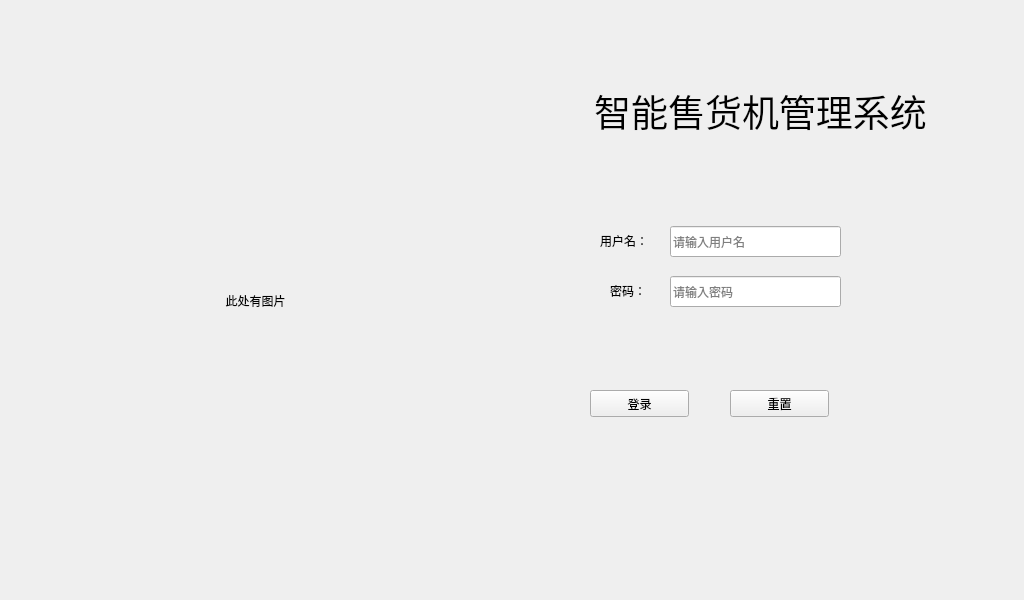
<?xml version="1.0" encoding="UTF-8"?>
<ui version="4.0">
 <class>Login</class>
 <widget class="QWidget" name="Login">
  <property name="geometry">
   <rect>
    <x>0</x>
    <y>0</y>
    <width>1024</width>
    <height>600</height>
   </rect>
  </property>
  <property name="minimumSize">
   <size>
    <width>1024</width>
    <height>600</height>
   </size>
  </property>
  <property name="maximumSize">
   <size>
    <width>1024</width>
    <height>600</height>
   </size>
  </property>
  <property name="windowTitle">
   <string>Login</string>
  </property>
  <widget class="QLineEdit" name="username_le">
   <property name="geometry">
    <rect>
     <x>670</x>
     <y>226</y>
     <width>171</width>
     <height>31</height>
    </rect>
   </property>
   <property name="placeholderText">
    <string>请输入用户名</string>
   </property>
  </widget>
  <widget class="QLineEdit" name="password_le">
   <property name="geometry">
    <rect>
     <x>670</x>
     <y>276</y>
     <width>171</width>
     <height>31</height>
    </rect>
   </property>
   <property name="echoMode">
    <enum>QLineEdit::Password</enum>
   </property>
   <property name="placeholderText">
    <string>请输入密码</string>
   </property>
  </widget>
  <widget class="QLabel" name="username_lb">
   <property name="geometry">
    <rect>
     <x>600</x>
     <y>230</y>
     <width>61</width>
     <height>21</height>
    </rect>
   </property>
   <property name="text">
    <string>用户名：</string>
   </property>
  </widget>
  <widget class="QLabel" name="password_lb">
   <property name="geometry">
    <rect>
     <x>610</x>
     <y>280</y>
     <width>51</width>
     <height>21</height>
    </rect>
   </property>
   <property name="text">
    <string>密码：</string>
   </property>
  </widget>
  <widget class="QLabel" name="pic_lb">
   <property name="geometry">
    <rect>
     <x>20</x>
     <y>30</y>
     <width>471</width>
     <height>541</height>
    </rect>
   </property>
   <property name="text">
    <string>此处有图片</string>
   </property>
   <property name="alignment">
    <set>Qt::AlignCenter</set>
   </property>
  </widget>
  <widget class="QLabel" name="title_lb">
   <property name="geometry">
    <rect>
     <x>560</x>
     <y>60</y>
     <width>401</width>
     <height>101</height>
    </rect>
   </property>
   <property name="font">
    <font>
     <pointsize>28</pointsize>
    </font>
   </property>
   <property name="text">
    <string>智能售货机管理系统</string>
   </property>
   <property name="alignment">
    <set>Qt::AlignCenter</set>
   </property>
  </widget>
  <widget class="QPushButton" name="login_btn">
   <property name="geometry">
    <rect>
     <x>590</x>
     <y>390</y>
     <width>99</width>
     <height>27</height>
    </rect>
   </property>
   <property name="text">
    <string>登录</string>
   </property>
  </widget>
  <widget class="QPushButton" name="reset_btn">
   <property name="geometry">
    <rect>
     <x>730</x>
     <y>390</y>
     <width>99</width>
     <height>27</height>
    </rect>
   </property>
   <property name="text">
    <string>重置</string>
   </property>
  </widget>
  <widget class="QLabel" name="tips_lb">
   <property name="geometry">
    <rect>
     <x>600</x>
     <y>320</y>
     <width>211</width>
     <height>21</height>
    </rect>
   </property>
   <property name="styleSheet">
    <string notr="true">color: rgb(255, 0, 0);</string>
   </property>
   <property name="text">
    <string/>
   </property>
  </widget>
 </widget>
 <layoutdefault spacing="6" margin="11"/>
 <resources/>
 <connections/>
</ui>
